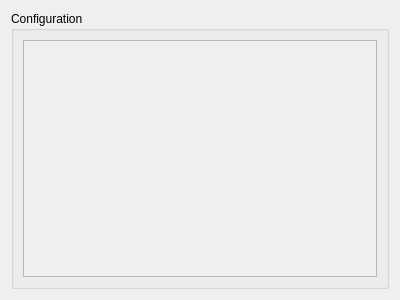
<?xml version="1.0" encoding="UTF-8"?>
<ui version="4.0">
 <class>Elpida::Application::BenchmarkConfigurationView</class>
 <widget class="QWidget" name="BenchmarkConfigurationView">
  <property name="geometry">
   <rect>
    <x>0</x>
    <y>0</y>
    <width>400</width>
    <height>300</height>
   </rect>
  </property>
  <property name="windowTitle">
   <string>Form</string>
  </property>
  <layout class="QVBoxLayout" name="verticalLayout">
   <item>
    <widget class="QGroupBox" name="gbConfiguration">
     <property name="title">
      <string>Configuration</string>
     </property>
     <layout class="QVBoxLayout" name="verticalLayout_2">
      <item>
       <widget class="QScrollArea" name="saContainer">
        <property name="widgetResizable">
         <bool>true</bool>
        </property>
        <widget class="QWidget" name="scrollAreaWidgetContents">
         <property name="geometry">
          <rect>
           <x>0</x>
           <y>0</y>
           <width>356</width>
           <height>239</height>
          </rect>
         </property>
         <layout class="QVBoxLayout" name="verticalLayout_3">
          <item>
           <widget class="QWidget" name="container" native="true"/>
          </item>
         </layout>
        </widget>
       </widget>
      </item>
     </layout>
    </widget>
   </item>
  </layout>
 </widget>
 <resources/>
 <connections/>
</ui>
